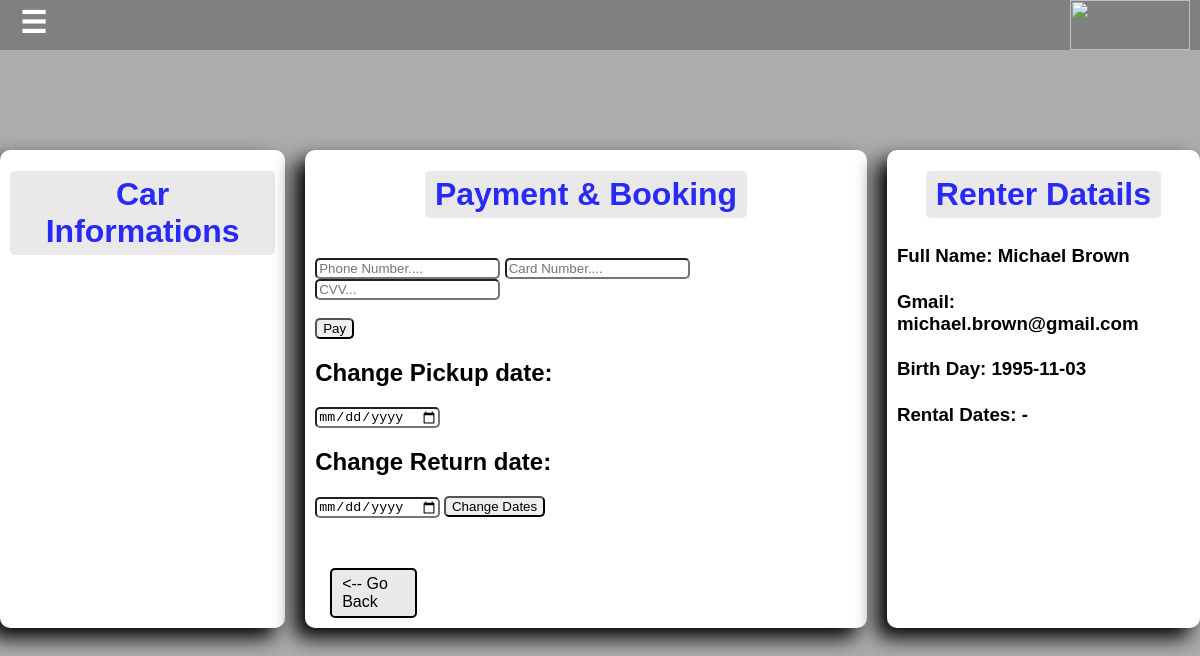
The app's page /Payment.php (signed in) with its own data.
### tables this page shows
CREATE TABLE IF NOT EXISTS `users` (
  `Id` int NOT NULL AUTO_INCREMENT,
  `FirstName` varchar(250) NOT NULL,
  `LastName` varchar(250) NOT NULL,
  `Gmail` varchar(250) NOT NULL,
  `IdNumber` varchar(9) NOT NULL,
  `Password` varchar(250) NOT NULL,
  `Password1` varchar(250) NOT NULL,
  `Password2` varchar(250) DEFAULT NULL,
  `Password3` varchar(250) DEFAULT NULL,
  `HaveDriverLicense` tinyint(1) NOT NULL DEFAULT '0',
  `Blocked` tinyint(1) NOT NULL DEFAULT '0',
  `FailedTimes` int NOT NULL DEFAULT '0',
  `BirthDay` date NOT NULL,
  `PhoneNumber` varchar(250) DEFAULT NULL,
  `Role` varchar(250) NOT NULL,
  `StartTimeExpired` datetime DEFAULT NULL,
  `EndTimeExpired` datetime DEFAULT NULL,
  PRIMARY KEY (`Id`)
);

### Payment.php (the view, shortened to what this page needs)
<?php
    include "Nav.php";
    $con=OpenCon();
    $gmail=$_SESSION['Gmail'];
    if(isset($_SESSION['StartUse'])){
        $pickup=$_SESSION['StartUse'];
    }else{
        $pickup="";
    }
    if(isset($_SESSION['EndUse'])){
        $return=$_SESSION['EndUse'];
    }else{
        $return="";
    }
    $HaveDriverLicense="";
?>
<!DOCTYPE html>
<html lang="en">
    <head>
    </head>
    <body>
        <div class="Css1">
            <div class="Css2">
                <div class="Css3">
                    <h1>Car Informations</h1><br>
                </div>
                <div class="Css3">
                    <form method="post">
                        <h1>Payment & Booking</h1><br>
                        <label><input type="tel" name="PhoneNumber" placeholder="Phone Number...." <?php if(isset($_SESSION['PN'])){$PN=$_SESSION['PN']; echo "value='$PN'";}?> required></label>
                        <label><input type="text" name="CardNumber" placeholder="Card Number...." <?php if(isset($_SESSION['CN'])){$CN=$_SESSION['CN']; echo "value='$CN'";}?> required></label>
                        <label><input type="tel" name="CVV" pattern="[0-9]{3,4}" placeholder="CVV..." <?php if(isset($_SESSION['CVV'])){$CVV=$_SESSION['CVV']; echo "value='$CVV'";}?> required></label><br><br>
                        <button type="submit" name="Pay">Pay</button>
                    </form>
                    <form method="post">
                        <h2>Change Pickup date:</h2>
                        <input type="date" min="<?php echo date('Y-m-d',strtotime('+1 day'));?>" name="pickup" required>
                        <h2>Change Return date:</h2>
                        <input type="date" min="<?php echo date('Y-m-d',strtotime('+2 day'));?>" name="return" required>
                        <button type="submit" name="ChangeDates">Change Dates</button>
                    </form>
                    <a href="VehicleDetails.php"><-- Go Back</a>
                </div>
                <div class="Css3">
                    <h1>Renter Datails</h1>
                    <?php
                        $pickup2="";
                        $return2="";
                        $customers=mysqli_query($con,"SELECT * FROM Users");
                        while($c=mysqli_fetch_array($customers)){
                            if($c['Gmail']==$gmail){
                                echo "<h3>Full Name: ".$c['FirstName']." ".$c['LastName']."</h3><br>
                                <h3>Gmail: ".$c['Gmail']."</h3><br>
                                <h3>Birth Day: ".$c['BirthDay']."</h3><br>";
                                echo $HaveDriverLicense."<h3>Rental Dates: ".$pickup2." - ".$return2."</h3><br>";
                                $pickup2=strtotime($pickup);
                                $return2=strtotime($return);
                                break;
                            }
                        }
                    ?>
                </div>
            </div>
        </div>
    </body>
</html>

### Nav.php (style rules this page uses)
body { font-family: Arial; margin:0px; }
button { cursor:pointer; }

### Payment.php (style rules this page uses)
body { font-family: Arial; margin: 0px; margin-top: 150px; margin-bottom: 100px; background-color: #adacac; }
.Css1 { display: flex; justify-content: center; }
.Css2 { display: flex; gap:20px; }
.Css3 { padding-left:10px; padding-right:10px; padding-bottom:10px; background-color: white; border-radius: 10px; box-shadow:-10px 10px 20px black; }
.Css3 button { border-radius: 5px; }
.Css3 a { display: block; margin-top: 50px; margin-left:15px; margin-right: 440px; text-decoration: none; background-color: #e9e9e9; border: 2px solid black; border-radius: 5px; color:black; padding-top: 5px; padding-left: 10px; padding-bottom:5px; padding-right: 5px; }
h1 { text-align: center; color: #2929f9;; background-color: #e9e9e9; padding:5px 10px 5px 10px; border-radius: 5px; display:flex; justify-self: center; }
h3 { margin-top: 5px; display:inline-block; }
input { border-radius: 5px; }

### records on screen
users: FirstName "Michael", LastName "Brown", Gmail "michael.brown@gmail.com", BirthDay "1995-11-03"
